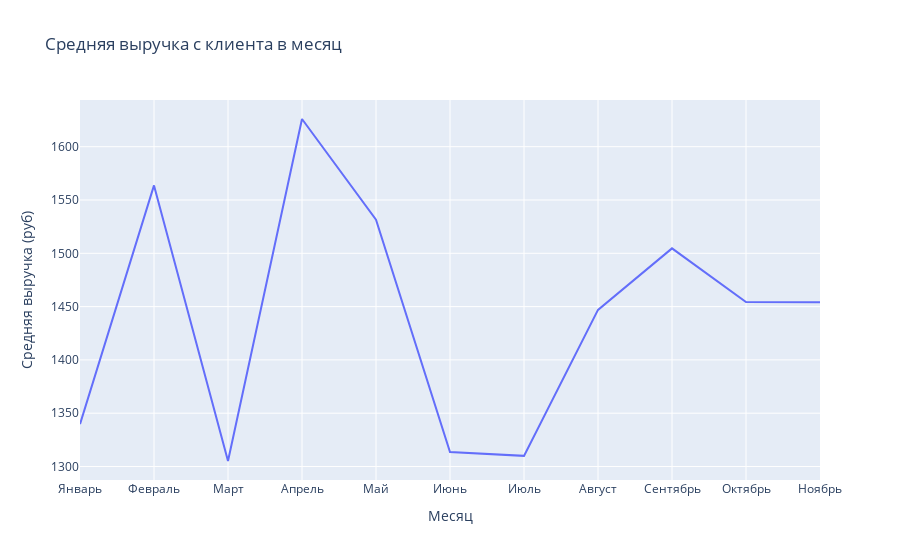
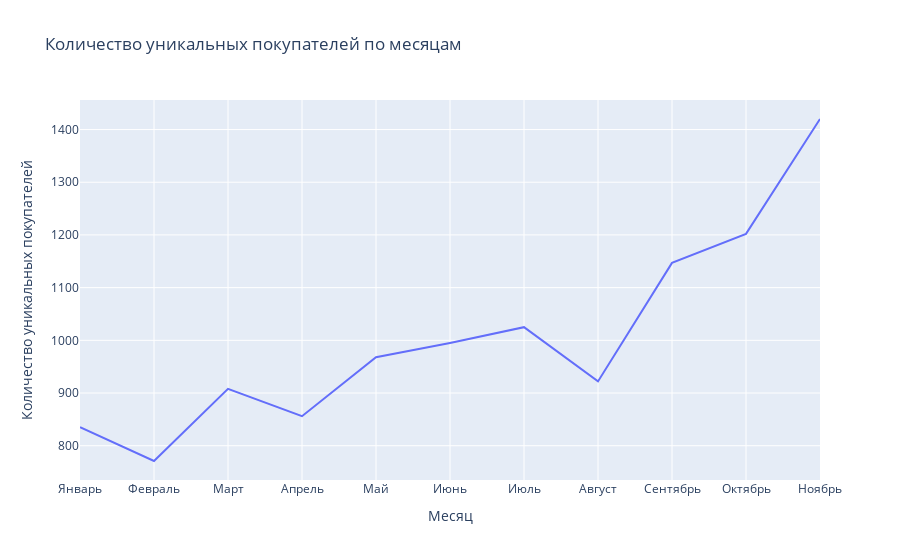

The notebook cell these images were saved under, in order:
### Code cell
# График средней выручки на клиента в день по месяцам
fig1 = px.line(df_monthly, x='entry_date', y='avg_revenue',
               title='Средняя выручка с клиента в месяц',
               labels={'entry_date': 'Месяц', 'avg_revenue': 'Средняя выручка (руб)'})
fig1.show()

# График количества уникальных покупателей по месяцам
fig2 = px.line(df_monthly, x='entry_date', y='uniq_customer',
               title='Количество уникальных покупателей по месяцам',
               labels={'entry_date': 'Месяц', 'uniq_customer': 'Количество уникальных покупателей'})
fig2.show()

### Figure 1 — Plotly figure (JSON) as saved in the notebook; plotly's stock layout.template omitted (floating-point values rounded to 4 significant figures)
{"data": [{"hovertemplate": "Месяц=%{x}<br>Средняя выручка (руб)=%{y}<extra></extra>", "legendgroup": "", "line": {"color": "#636efa", "dash": "solid"}, "marker": {"symbol": "circle"}, "mode": "lines", "name": "", "orientation": "v", "showlegend": false, "type": "scatter", "x": ["Январь", "Февраль", "Март", "Апрель", "Май", "Июнь", "Июль", "Август", "Сентябрь", "Октябрь", "Ноябрь"], "xaxis": "x", "y": [1340.0, 1564.0, 1305.0, 1626.0, 1532.0, 1314.0, 1310.0, 1447.0, 1505.0, 1454.0, 1454.0], "yaxis": "y"}], "layout": {"autosize": true, "legend": {"tracegroupgap": 0}, "title": {"text": "Средняя выручка с клиента в месяц"}, "xaxis": {"anchor": "y", "autorange": true, "domain": [0, 1], "range": [0, 10], "title": {"text": "Месяц"}, "type": "category"}, "yaxis": {"anchor": "x", "autorange": true, "domain": [0, 1], "range": [1287.0, 1644.0], "title": {"text": "Средняя выручка (руб)"}, "type": "linear"}}}

### Figure 2 — Plotly figure (JSON) as saved in the notebook; plotly's stock layout.template omitted (floating-point values rounded to 4 significant figures)
{"data": [{"hovertemplate": "Месяц=%{x}<br>Количество уникальных покупателей=%{y}<extra></extra>", "legendgroup": "", "line": {"color": "#636efa", "dash": "solid"}, "marker": {"symbol": "circle"}, "mode": "lines", "name": "", "orientation": "v", "showlegend": false, "type": "scatter", "x": ["Январь", "Февраль", "Март", "Апрель", "Май", "Июнь", "Июль", "Август", "Сентябрь", "Октябрь", "Ноябрь"], "xaxis": "x", "y": [835, 771, 908, 856, 968, 995, 1025, 922, 1147, 1202, 1420], "yaxis": "y"}], "layout": {"autosize": true, "legend": {"tracegroupgap": 0}, "title": {"text": "Количество уникальных покупателей по месяцам"}, "xaxis": {"anchor": "y", "autorange": true, "domain": [0, 1], "range": [0, 10], "title": {"text": "Месяц"}, "type": "category"}, "yaxis": {"anchor": "x", "autorange": true, "domain": [0, 1], "range": [734.9, 1456.0], "title": {"text": "Количество уникальных покупателей"}, "type": "linear"}}}
